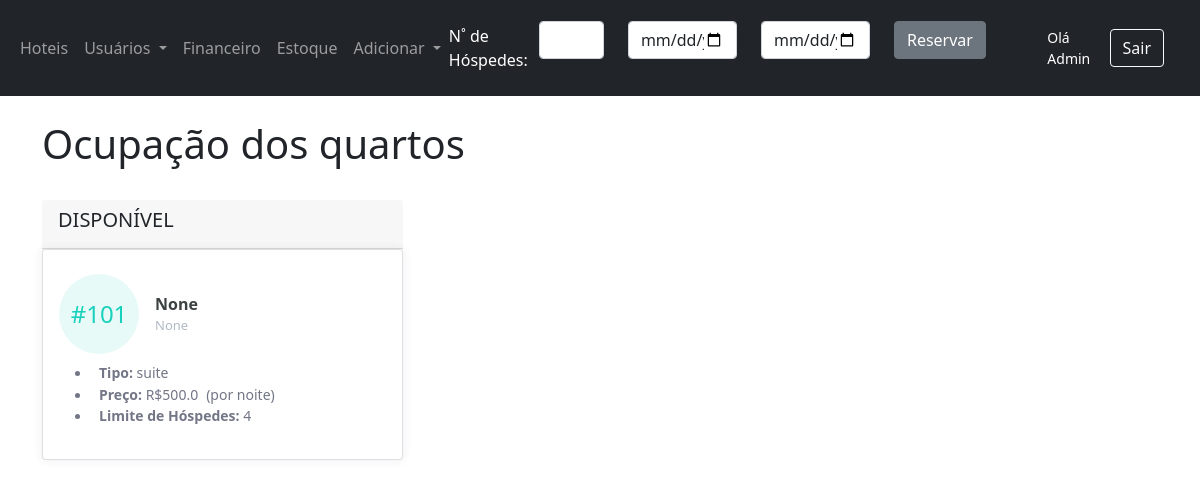
/ocupacao-quartos/1 (signed in), run on an earlier commit of the app's database.
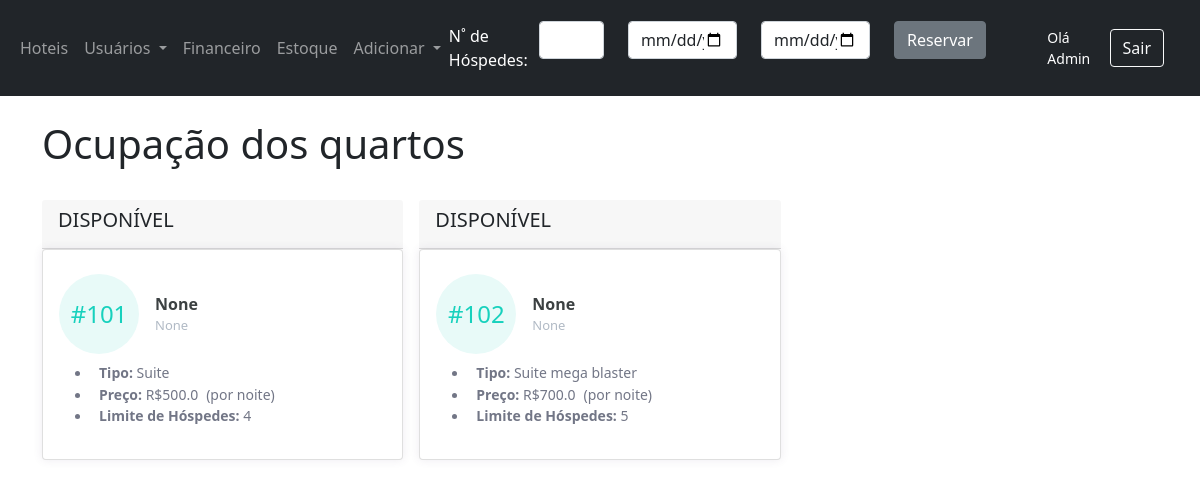
And on a later commit of the database.
### app/models.py (models this page shows)
class Rooms(db.Model):
    __tablename__ = 'Rooms'
    id = db.Column(db.Integer, primary_key=True)
    hotel_id = db.Column(db.Integer, db.ForeignKey('Hotels.id'))
    number = db.Column(db.Integer)
    name = db.Column(db.String(30))
    short_description = db.Column(db.String(50))
    kind = db.Column(db.String(15))
    phone_extension = db.Column(db.String(15))
    price = db.Column(db.REAL)
    guest_limit = db.Column(db.Integer)
    status = db.Column(db.String(15))
    created_at = db.Column(db.DateTime, default=dt.now())

### app/views.py (the view)
@app.route('/ocupacao-quartos/<int:id>')
@login_required
def ocupacao_quartos_endpoint(id):
    user_id = g.user.get_id()
    return ocupacao_quartos(id, user_id)

### app/forms.py
class VerificarDisponibilidade(FlaskForm):
    total_guests = IntegerField('Quantidade de hóspedes', validators=[DataRequired()])
    check_in = DateField('Data Entrada', validators=[DataRequired()])
    check_out = DateField('Data Saída', validators=[DataRequired()])
    submeter = SubmitField('Reservar')

### app/models.py (called while the page is built)
    def get_id(self):
        return self.id

    def get_profile(self):
        return self.profile

    def get_hotel_id(self):
        return self.hotel_id

### app/views.py (called while the page is built)
@login_manager.user_loader
def load_user(id):
    return User.query.get(int(id))

@app.before_request
def before_request():
    g.user = current_user

@app.context_processor
def navbar():
    form_reserva = VerificarDisponibilidade()
    return dict(form_reserva=form_reserva)

### app/templates/ocupacao_quartos.html (shortened to what this page needs)
<link rel= "stylesheet" type= "text/css" href= "{{ url_for('static',filename='css/cards.css') }}">
{% extends 'base.html' %}
{% block content %}
    <br>
    <h1>Ocupação dos quartos</h1>
    <br>
    <div class="row row-cols-1 row-cols-sm-2 row-cols-md-3 g-3">
        {% for quarto in quartos %}
            <div class="col-lg-4">
                <div class="card-header no-border">
                    <h5 class="card-title">
                        {% if status_reservas[quarto.id] %}
                            OCUPADO
                        {% else %}
                            DISPONÍVEL
                        {% endif %}
                    </h5>
                </div>
                <div class="card card-margin">
                    <div class="mt-4 card-body pt-0">
                        <div class="widget-49">
                            <div class="widget-49-title-wrapper">
                                {% if status_reservas[quarto.id] %}
                                    <div class="widget-49-date-danger">
                                {% else %}
                                    <div class="widget-49-date-success">
                                {% endif %}
                                    <span class="widget-49-date-day">#{{ quarto.number }}</span>
                                </div>
                                <div class="widget-49-meeting-info">
                                    <span class="widget-49-pro-title">
                                        {{ quarto.name }}
                                    </span>
                                    <span class="widget-49-meeting-time">{{ quarto.short_description }}</span>
                                </div>
                            </div>
                            <ul class="widget-49-meeting-points">
                                <li class="widget-49-meeting-item"><span><b>Tipo:</b> {{ quarto.kind }}</span></li>
                                <li class="widget-49-meeting-item"><span><b>Preço:</b> R${{ quarto.price }}<span class="widget-49-meeting-time">(por noite)</span></span></li>
                                <li class="widget-49-meeting-item"><span><b>Limite de Hóspedes:</b> {{ quarto.guest_limit }}</span></li>
                            </ul>
                        </div>
                    </div>
                </div>
            </div>
        {% endfor %}
    </div>
{% endblock %}

What changed in the data, as far as the page shows it:
changed Rooms: kind "suite" → "Suite"
added Rooms: shows "DISPONÍVEL", number "102", name "None", short_description "None", kind "Suite mega blaster", price "700.0", guest_limit "5"
